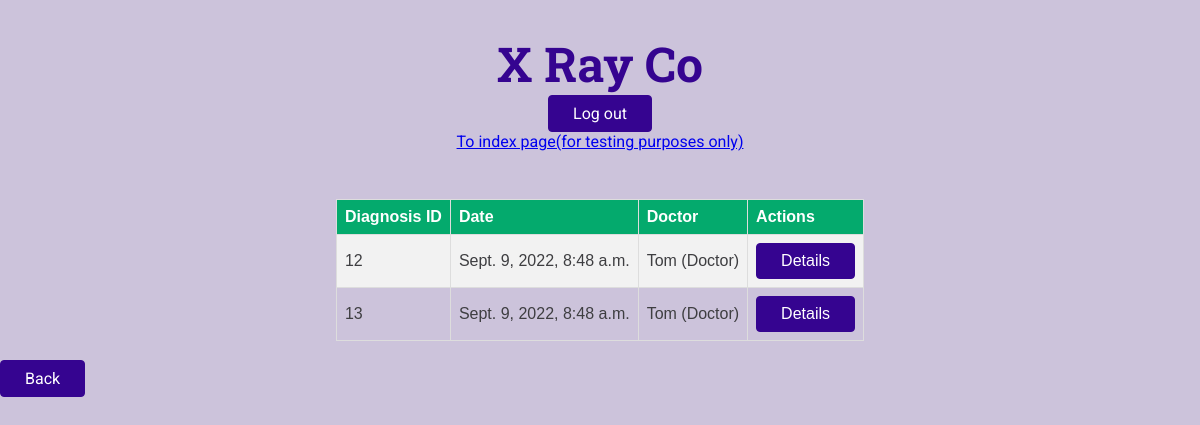
Page /NurseViewPatientProfile/s9672233h on the earlier database version.
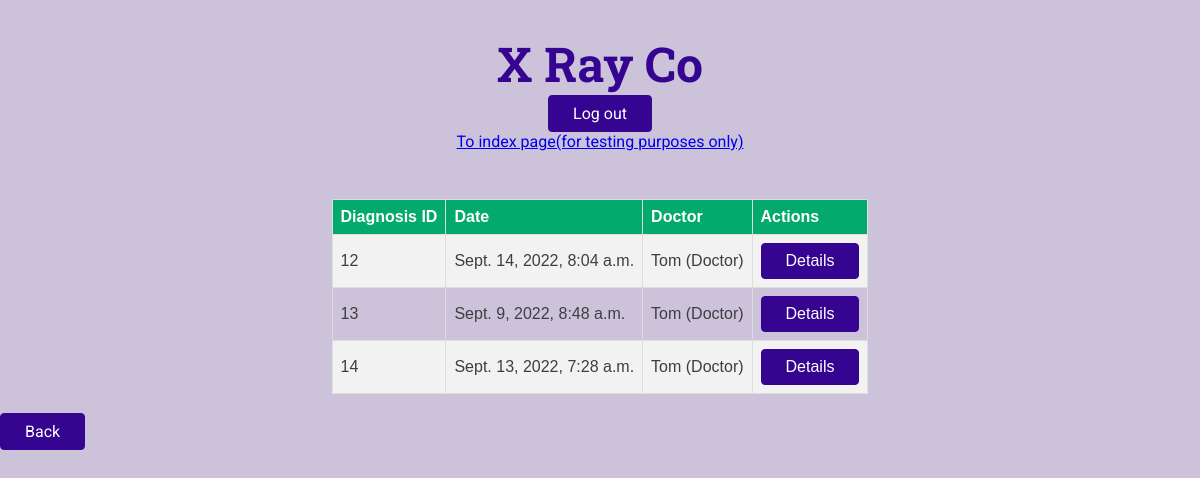
Same page on the later database version.
### website/models.py (models this page shows, shortened)
class Diagnosis(models.Model):
    D_PatientID = models.OneToOneField(CaseReport, on_delete=models.CASCADE)
    D_DateTime = models.DateTimeField(auto_now=True)
    D_EmployeeID = models.ForeignKey(Employee, on_delete=models.CASCADE)
    D_SymptomRisk = models.CharField(max_length=30)
    D_XRayRisk = models.CharField(max_length=30)
    D_CovidDiagnosis = models.CharField(max_length=50, choices=COVID_CHOICES, default='positive')
    D_Medication = models.TextField(blank=True, null=True)
    D_dr_queue = models.BooleanField(default=True)
    D_xr_queue = models.BooleanField(default=False)

class Employee(models.Model):
    E_Password = models.CharField(max_length=30)
    E_Name = models.CharField(max_length=30)
    E_Phone = models.CharField(max_length=30)
    E_Email = models.CharField(max_length=30)
    E_RoleName = models.ForeignKey(Role, on_delete=models.CASCADE)
    def __str__(self):
        return f"{self.E_Name} ({self.E_RoleName})"

class Role(models.Model):
    R_RoleName = models.CharField(max_length=20)
    def __str__(self):
        return self.R_RoleName

### website/views.py (the view)
# urls.py: path('NurseViewPatientProfile/<slug:P_slug>', views.NurseViewPatientProfile),
def NurseViewPatientProfile(request, P_slug):
    patient_history = Diagnosis.objects.filter(D_PatientID__CR_PatientID__P_slug=P_slug)
    context = {'patient_history': patient_history}
    return render(request, 'website/NurseViewPatientProfile.html', context)

### website/templates/website/NurseViewPatientProfile.html (shortened to what this page needs)
{% extends 'website/base/base.html' %}
{% block body %}
    {% if patient_history %}
        <table class="content-table">
            <tr>
                <th>Diagnosis ID</th>
                <th>Date</th>
                <th>Doctor</th>
                <th>Actions</th>
            </tr>
            {% for i in patient_history %}
                <tr>
                    <td>{{i.id}}</td>
                    <td>{{i.D_DateTime}}</td>
                    <td>{{i.D_EmployeeID}}</td>
                    <td><a href="/NurseViewPatientDiagnosis/{{ i.id }}"><button>Details</button></a></td>
                </tr>
            {% endfor %}
        </table>
    {% else %}
        <p>Patient has no prior history.</p>
    {% endif %}
    <br>
    <div>
        <a href="/NurseHomepage/"><button>Back</button></a>
    </div>
{% endblock %}

Differences in the rows shown:
changed Diagnosis id 12: D_DateTime "Sept. 9, 2022, 8:48 a.m." → "Sept. 14, 2022, 8:04 a.m."
added Diagnosis: id "14", D_DateTime "Sept. 13, 2022, 7:28 a.m.", D_EmployeeID "Tom (Doctor)"
